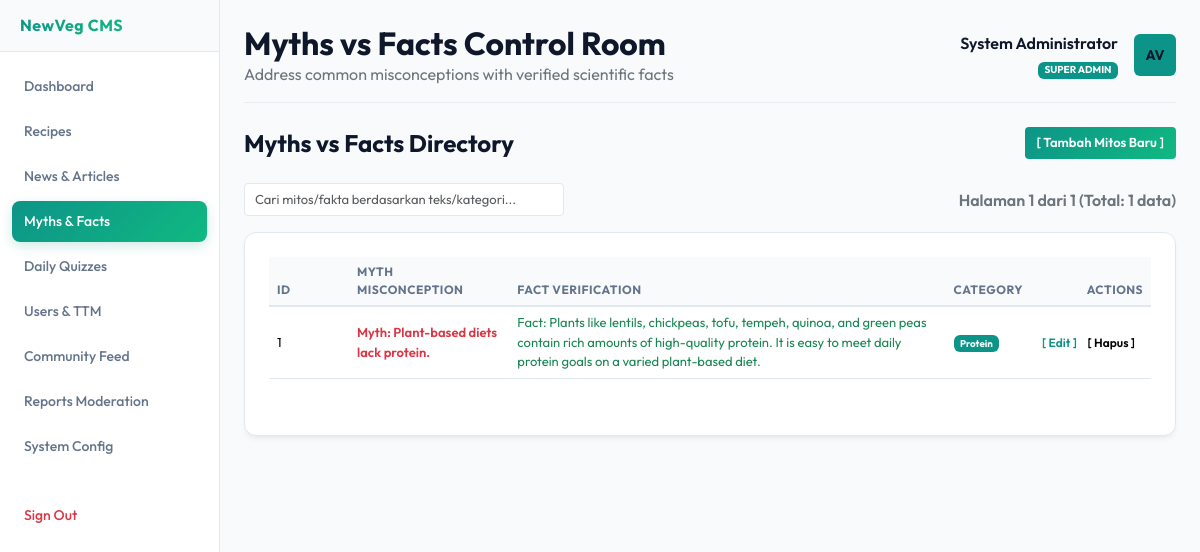
The app's page /admin/myths.php (signed in) with its own data.
### tables this page shows
CREATE TABLE `myths_facts` (
  `id` INT AUTO_INCREMENT PRIMARY KEY,
  `myth_text` TEXT NOT NULL,
  `truth_text` TEXT NOT NULL,
  `category` VARCHAR(100) DEFAULT 'Nutrition'
);

### admin/myths.php (the view, shortened to what this page needs)
<?php
$db = getDatabaseConnection();
$limit = 10;
$page = 1;
$offset = 0;
try {
    $countStmt = $db->query("SELECT COUNT(*) FROM myths_facts");
    $totalItems = $countStmt->fetchColumn();
    $totalPages = max(1, ceil($totalItems / $limit));
    $dataStmt = $db->prepare("SELECT * FROM myths_facts ORDER BY id DESC LIMIT :limit OFFSET :offset");
    $dataStmt->bindValue(':limit', $limit, PDO::PARAM_INT);
    $dataStmt->bindValue(':offset', $offset, PDO::PARAM_INT);
    $dataStmt->execute();
    $myths = $dataStmt->fetchAll();
} catch (PDOException $e) {
    $myths = [];
    $totalItems = 0;
    $totalPages = 1;
}
require_once __DIR__ . '/includes/header.php';
?>
<div class="animated-fade mb-5">
    <div class="d-flex justify-content-between align-items-center mb-4">
        <h4 class="fw-bold m-0">Myths vs Facts Directory</h4>
        <button class="btn btn-custom" data-bs-toggle="modal" data-bs-target="#addMythModal">
            [ Tambah Mitos Baru ]
        </button>
    </div>
    <div class="d-flex justify-content-between align-items-center mb-3">
        <div style="max-width: 320px; width: 100%;">
            <input type="text" id="myth-search" class="form-control" placeholder="Cari mitos/fakta berdasarkan teks/kategori...">
        </div>
        <div>
            <span id="myth-info" class="text-secondary fw-semibold fs-13">
                Halaman <?= $page ?> dari <?= $totalPages ?> (Total: <?= $totalItems ?> data)
            </span>
        </div>
    </div>
    <div class="glass-card p-4">
        <div class="table-responsive">
            <table class="table table-hover align-middle">
                <thead>
                    <tr>
                        <th style="width: 80px;">ID</th>
                        <th>Myth Misconception</th>
                        <th>Fact Verification</th>
                        <th>Category</th>
                        <th class="text-end" style="width: 120px;">Actions</th>
                    </tr>
                </thead>
                <tbody id="myth-table-body">
                    <?php if (empty($myths)): ?>
                        <tr>
                            <td colspan="5" class="text-center text-secondary py-5">No myths & facts entries found. Click "[ Tambah Mitos Baru ]" to begin.</td>
                        </tr>
                    <?php else: ?>
                        <?php foreach ($myths as $item):
                            $mythJson = htmlspecialchars(json_encode([
                                'id' => $item['id'],
                                'myth_text' => $item['myth_text'],
                                'truth_text' => $item['truth_text'],
                                'category' => $item['category']
                            ]), ENT_QUOTES, 'UTF-8');
                        ?>
                            <tr>
                                <td><?= intval($item['id']) ?></td>
                                <td>
                                    <div class="text-danger fw-semibold">Myth: <?= htmlspecialchars($item['myth_text']) ?></div>
                                </td>
                                <td>
                                    <div class="text-success">Fact: <?= htmlspecialchars($item['truth_text']) ?></div>
                                </td>
                                <td>
                                    <span class="badge bg-teal-glow"><?= htmlspecialchars($item['category']) ?></span>
                                </td>
                                <td class="text-end">
                                    <a href="#" class="action-link btn-edit-myth" data-myth="<?= $mythJson ?>">[ Edit ]</a>
                                    <a href="myths.php?action=delete&id=<?= $item['id'] ?>"
                                       class="action-link action-link-danger"
                                       onclick="return confirm('Are you sure you want to delete this myth/fact entry?');">
                                        [ Hapus ]
                                    </a>
                                </td>
                            </tr>
                        <?php endforeach; ?>
                    <?php endif; ?>
                </tbody>
            </table>
        </div>
    </div>
</div>
<?php require_once __DIR__ . '/includes/footer.php'; ?>

### admin/assets/css/admin.css (style rules this page uses)
:root { --bg-dark: #f8fafc; --sidebar-bg: #ffffff; --card-bg: #ffffff; --border-color: #e2e8f0; --accent-emerald: #10b981; --accent-teal: #0d9488; --text-primary: #0f172a; --text-secondary: #64748b; --btn-primary: linear-gradient(135deg, #0d9488 0%, #10b981 100%); --font-sans: 'Outfit', -apple-system, BlinkMacSystemFont, "Segoe UI", Roboto, sans-serif; }
body { background-color: var(--bg-dark); color: var(--text-primary); font-family: var(--font-sans); margin: 0; overflow-x: hidden; }
.glass-card { background: var(--card-bg); border: 1px solid var(--border-color); border-radius: 12px; box-shadow: 0 4px 6px -1px rgba(0, 0, 0, 0.05), 0 2px 4px -2px rgba(0, 0, 0, 0.05); transition: all 0.25s ease; }
.bg-teal-glow { background: #0d9488; color: #ffffff; font-weight: bold; }
.form-control, .form-select { background-color: #ffffff; border: 1px solid var(--border-color); color: var(--text-primary); border-radius: 4px; padding: 6px 10px; font-size: 13px; }
.table { color: var(--text-primary); border-color: var(--border-color); font-size: 13px; }
.table > :not(caption) > * > * { background-color: transparent; padding: 6px 8px; border-bottom-color: var(--border-color); }
.table thead th { font-weight: 700; color: var(--text-secondary); border-bottom: 2px solid var(--border-color); background-color: #f8fafc; font-size: 12px; text-transform: uppercase; letter-spacing: 0.5px; }
.btn-custom { background: var(--btn-primary); border: none; color: #fff; font-weight: 600; border-radius: 4px; padding: 6px 12px; font-size: 13px; transition: all 0.3s; }
.animated-fade { animation: fadeIn 0.4s ease forwards; }
.action-link { font-size: 12px; font-weight: 600; text-decoration: none; margin-right: 8px; color: var(--accent-teal); }
.action-link-danger { color: var(--error); }

### records on screen
myths_facts: id "1", myth_text "Plant-based diets lack protein.", truth_text "Plants like lentils, chickpeas, tofu, tempeh, quinoa, and green peas contain rich amounts of high-quality protein. It is easy to meet daily protein goals on a varied plant-based diet.", category "Protein"

### other values on screen
$headerTitle "Myths vs Facts Control Room"
$headerSubtitle "Address common misconceptions with verified scientific facts"
$_SESSION['admin_name'] "System Administrator"
$page "1"
$totalPages "1"
$totalItems "1"
